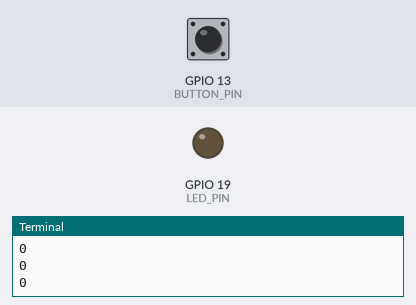
Simulated run of this program. Board: Raspberry Pi (BCM pin numbers). On the bench: output pins drawn as LEDs (lit = HIGH), the last lines printed to the terminal. The inputs (shaded band) are chosen by the test bench; at power-on: GPIO 13 (BUTTON_PIN) LOW.

Above: at 1.2 s.
1.3 s: GPIO 13 (BUTTON_PIN) pulled HIGH for 0.15 s
At 1.4 s:
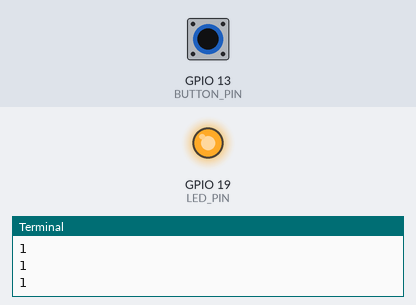
2.9 s: GPIO 13 (BUTTON_PIN) pulled HIGH for 3.2 s
At 6.7 s:
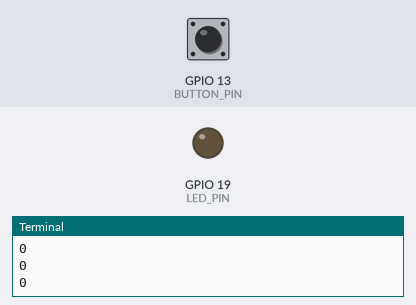
Timing chart, 0 to 8.2 s (numbered marks = the images above; inputs shaded):
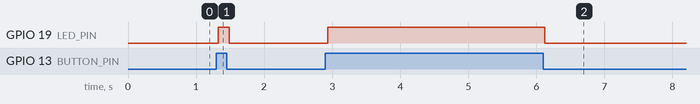

The program:

raspberry_pi.py
```python
import RPi.GPIO as GPIO
import time

GPIO.setmode(GPIO.BCM)

LED_PIN = 19
BUTTON_PIN = 13

GPIO.setup(LED_PIN, GPIO.OUT)
GPIO.setup(BUTTON_PIN, GPIO.IN, pull_up_down=GPIO.PUD_DOWN)

while True:
    button_state = GPIO.input(BUTTON_PIN)
    print(button_state)
    time.sleep(0.02)
    if button_state == 1:
        GPIO.output(LED_PIN, GPIO.HIGH)
    else:
        GPIO.output(LED_PIN, GPIO.LOW)


GPIO.cleanup()
```

Measured:
- after the input at 1.3 s, GPIO 19 (LED_PIN): LOW → HIGH at once, → LOW 0.16 s later
- after the input at 2.9 s, GPIO 19 (LED_PIN): LOW → HIGH at once, → LOW 3.2 s later
